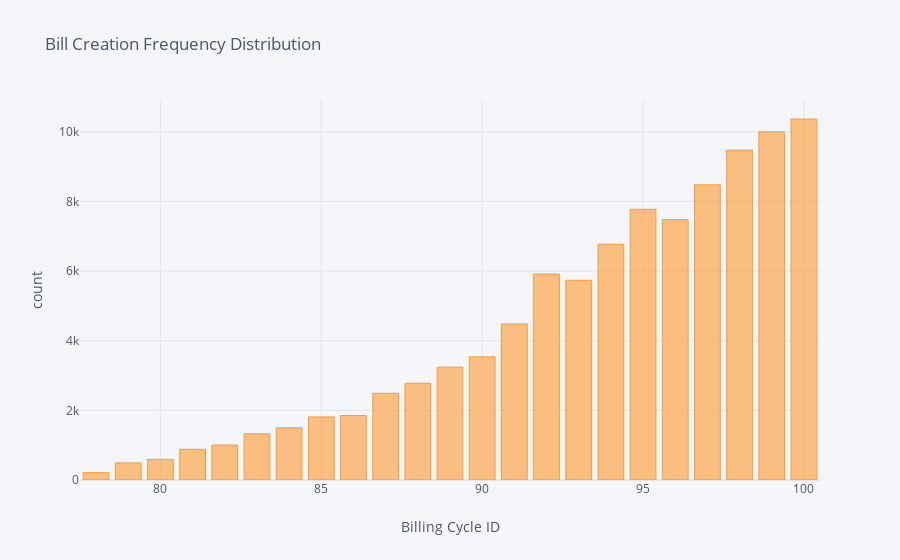

Notebook code cell kept with this figure:
### Code cell
month_wise_billcreation_count(combined_df)

### Figure 1 — Plotly figure (JSON) as saved in the notebook; plotly's stock layout.template omitted (floating-point values rounded to 4 significant figures)
{"data": [{"marker": {"color": "rgba(255, 153, 51, 0.6)", "line": {"color": "rgba(255, 153, 51, 1.0)", "width": 1}}, "name": "billing_cycle_id", "orientation": "v", "text": "", "type": "bar", "x": [100, 99, 98, 97, 95, 96, 94, 92, 93, 91, 90, 89, 88, 87, 86, 85, 84, 83, 82, 81, 80, 79, 78], "y": [10366, 9997, 9473, 8475, 7774, 7475, 6770, 5914, 5734, 4482, 3537, 3241, 2780, 2491, 1851, 1811, 1500, 1327, 1004, 881, 594, 491, 210]}], "layout": {"legend": {"bgcolor": "#F5F6F9", "font": {"color": "#4D5663"}}, "paper_bgcolor": "#F5F6F9", "plot_bgcolor": "#F5F6F9", "title": {"font": {"color": "#4D5663"}, "text": "Bill Creation Frequency Distribution"}, "xaxis": {"gridcolor": "#E1E5ED", "showgrid": true, "tickfont": {"color": "#4D5663"}, "title": {"font": {"color": "#4D5663"}, "text": "Billing Cycle ID"}, "zerolinecolor": "#E1E5ED"}, "yaxis": {"gridcolor": "#E1E5ED", "showgrid": true, "tickfont": {"color": "#4D5663"}, "title": {"font": {"color": "#4D5663"}, "text": "count"}, "zerolinecolor": "#E1E5ED"}}}
